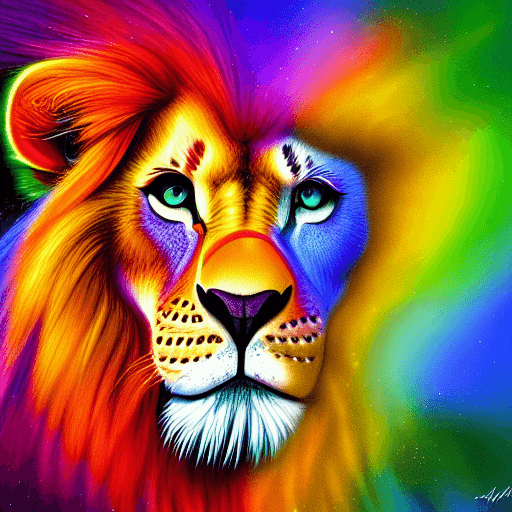
#> input picture leao.png, 512 x 512 px
$ python main.py
#> lines starting #> are read from the running program, lines starting #| are printed output that depends on the picture; after the words box and inside, x2 and y2 are one past the last pixel; in counts of white or black regions, pixels touching at a corner belong together
from PIL import Image

# Carregar a imagem colorida
img = Image.open('leao.png')
#> img is the input picture: PIL image 512x512 P; mean R, G, B 142.4, 97.4, 68
img.show()

# Converter a imagem para níveis de cinza
img_gray = img.convert('L')
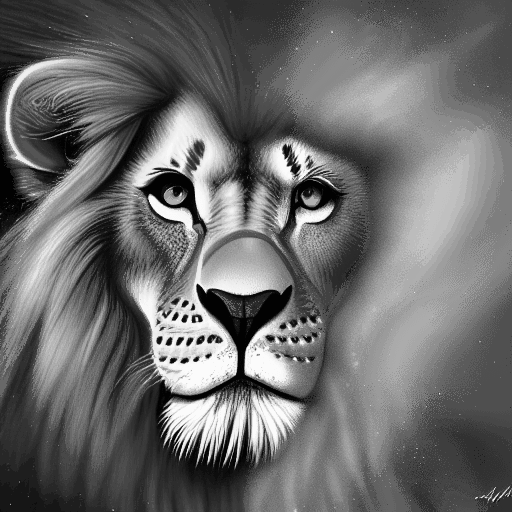
#> img_gray: PIL image 512x512 L; min 2, max 251, mean 107.5
img_gray.save('imagem_cinza.jpg')
img_gray = Image.open('imagem_cinza.jpg')
img_gray.show()


# Binarizar a imagem
threshold = 127
img_binary = img_gray.point(lambda p: p > threshold and 255)
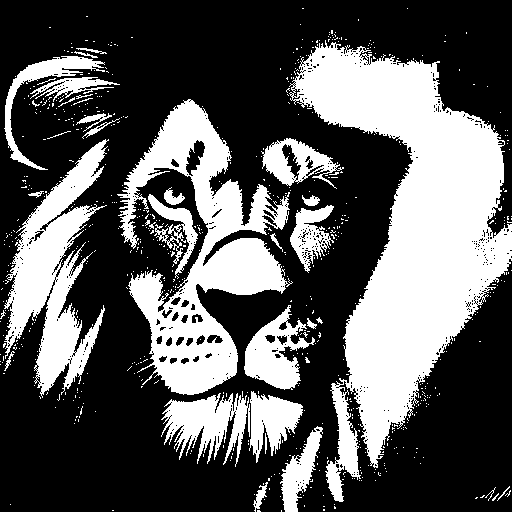
#> img_binary: PIL image 512x512 L; 35.6% white; 685 white regions (652 under 20 px), largest, box (x1, y1, x2, y2) and area: (289, 40, 512, 502) 42564, (117, 99, 293, 395) 19561, (4, 139, 109, 398) 11188
img_binary.save('imagem_binaria.jpg')
img_binary = Image.open('imagem_cinza.jpg')
img_binary.show()
